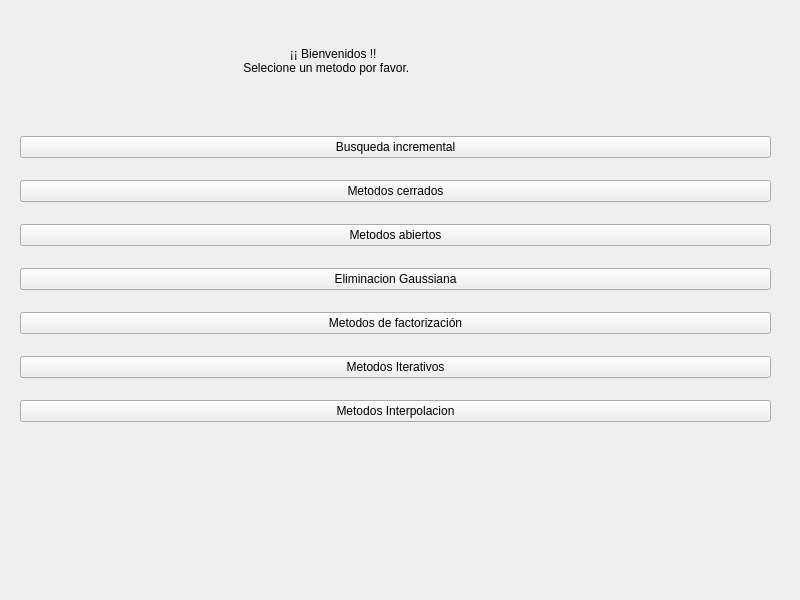
<?xml version="1.0" encoding="UTF-8"?>
<ui version="4.0">
 <class>MainWindow</class>
 <widget class="QMainWindow" name="MainWindow">
  <property name="geometry">
   <rect>
    <x>0</x>
    <y>0</y>
    <width>800</width>
    <height>600</height>
   </rect>
  </property>
  <property name="windowTitle">
   <string>O'Canada Proyecto Analisis Numerico</string>
  </property>
  <widget class="QWidget" name="centralwidget">
   <widget class="QWidget" name="verticalLayoutWidget">
    <property name="geometry">
     <rect>
      <x>20</x>
      <y>120</y>
      <width>751</width>
      <height>321</height>
     </rect>
    </property>
    <layout class="QVBoxLayout" name="verticalLayout">
     <item>
      <widget class="QPushButton" name="pushButton">
       <property name="text">
        <string>Busqueda incremental</string>
       </property>
      </widget>
     </item>
     <item>
      <widget class="QPushButton" name="pushButton_2">
       <property name="text">
        <string>Metodos cerrados</string>
       </property>
      </widget>
     </item>
     <item>
      <widget class="QPushButton" name="pushButton_3">
       <property name="text">
        <string>Metodos abiertos</string>
       </property>
      </widget>
     </item>
     <item>
      <widget class="QPushButton" name="pushButton_4">
       <property name="text">
        <string>Eliminacion Gaussiana</string>
       </property>
      </widget>
     </item>
     <item>
      <widget class="QPushButton" name="pushButton_5">
       <property name="text">
        <string>Metodos de factorización</string>
       </property>
      </widget>
     </item>
     <item>
      <widget class="QPushButton" name="pushButton_6">
       <property name="text">
        <string>Metodos Iterativos</string>
       </property>
      </widget>
     </item>
     <item>
      <widget class="QPushButton" name="pushButton_7">
       <property name="text">
        <string>Metodos Interpolacion</string>
       </property>
      </widget>
     </item>
    </layout>
   </widget>
   <widget class="QLabel" name="label">
    <property name="geometry">
     <rect>
      <x>220</x>
      <y>20</y>
      <width>381</width>
      <height>81</height>
     </rect>
    </property>
    <property name="styleSheet">
     <string notr="true">font: 16pt &quot;Elephant&quot;;</string>
    </property>
    <property name="text">
     <string>                     ¡¡ Bienvenidos !!
       Selecione un metodo por favor.</string>
    </property>
   </widget>
  </widget>
 </widget>
 <resources/>
 <connections/>
</ui>
